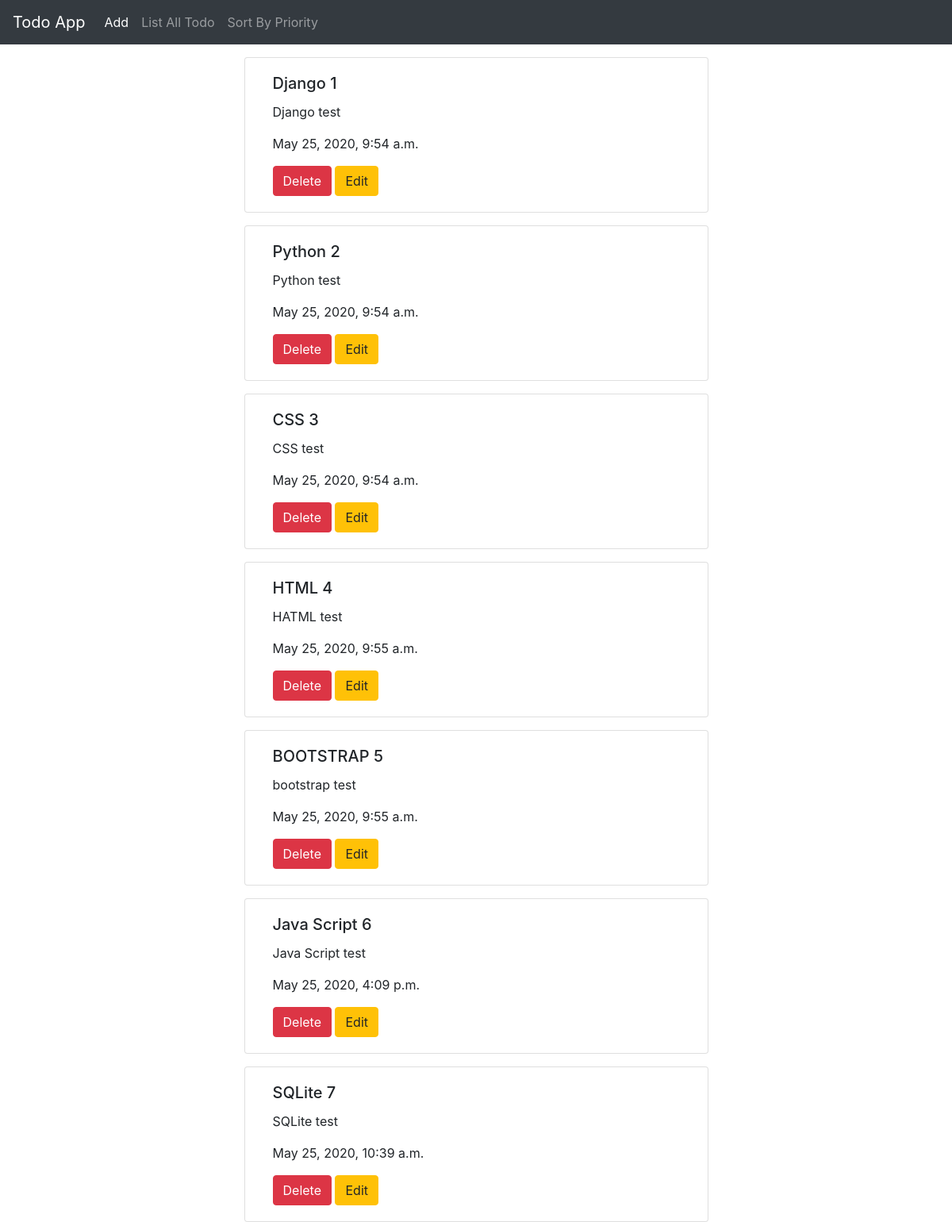
Page /list on the committed database.
### TODO_app/models.py (models this page shows)
class Todo(models.Model):
    title = models.CharField(max_length=255)
    description = models.TextField()
    priority = models.IntegerField()
    created_at = models.DateTimeField(auto_now_add=True)

### TODO_app/views.py (the view)
# urls.py: path('list',views.list,name='list'),
def list(request):
    mydictionary = {
        "alltodos": Todo.objects.all()
    }
    return render(request, 'list.html', context=mydictionary)

### templates/list.html (shortened to what this page needs)
{% extends 'index.html' %}
{% block content %}
{% for eachtodo in alltodos %}
<div class="row">
    <div class="col-md-6" style="margin:0 auto;">
        <div class="card container-fluid" style="margin-top: 1rem;">
            <div class="card-body">
              <h5 class="card-title">{{eachtodo.title}} {{eachtodo.priority}}</h5>
              <p class="card-text">{{eachtodo.description}}</p>
              <p class="card-text">{{eachtodo.created_at}}</p>
              <a href="/delete/{{eachtodo.id}}" class="btn btn-danger">Delete</a>
              <a href="/edit/{{eachtodo.id}}" class="btn btn-warning">Edit</a>
            </div>
          </div>
    </div>
</div>
{% endfor %}
{% endblock %}

### templates/index.html (shortened to what this page needs)
<!doctype html>
<html lang="en">
<head>
  <link rel="stylesheet" href="https://stackpath.bootstrapcdn.com/bootstrap/4.4.1/css/bootstrap.min.css">
</head>
<body>
  <nav class="navbar navbar-expand-lg navbar-dark bg-dark">
    <a class="navbar-brand" href="#">Todo App</a>
    <div class="collapse navbar-collapse" id="navbarSupportedContent">
      <ul class="navbar-nav mr-auto">
        <li class="nav-item active">
          <a class="nav-link" href="/">Add<span class="sr-only">(current)</span></a>
        </li>
        <li class="nav-item">
          <a class="nav-link" href="{% url 'list' %}">List All Todo</a>
        </li>
        <li class="nav-item">
          <a class="nav-link" href="{% url 'sortbypriority' %}">Sort By Priority</a>
        </li>
    </div>
  </nav>
  {% block content %}{% endblock %}
  </body>
</html>

### rows in the picture
Todo: title "Django", priority "1", description "Django test", created_at "May 25, 2020, 9:54 a.m."
Todo: title "Python", priority "2", description "Python test", created_at "May 25, 2020, 9:54 a.m."
Todo: title "CSS", priority "3", description "CSS test", created_at "May 25, 2020, 9:54 a.m."
Todo: title "HTML", priority "4", description "HATML test", created_at "May 25, 2020, 9:55 a.m."
Todo: title "BOOTSTRAP", priority "5", description "bootstrap test", created_at "May 25, 2020, 9:55 a.m."
Todo: title "Java Script", priority "6", description "Java Script test", created_at "May 25, 2020, 4:09 p.m."
Todo: title "SQLite", priority "7", description "SQLite test", created_at "May 25, 2020, 10:39 a.m."
